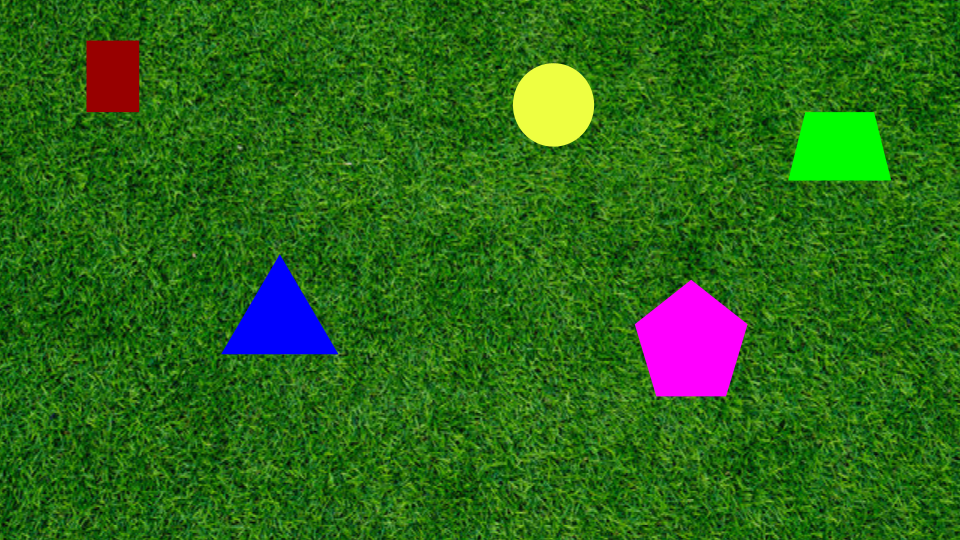
#> input picture PennAir 2024 App Static.png, 960 x 540 px
$ python detect_shapes.py
#> lines starting #> are read from the running program, lines starting #| are printed output that depends on the picture; after the words box and inside, x2 and y2 are one past the last pixel; in counts of white or black regions, pixels touching at a corner belong together
"""
Detect solid shapes on a grassy background and mark their centers.

Approach
--------
color thresholding is a trap here: one of the shapes is bright green, the same
hue as the grass. What actually separates figure from ground is *texture* --
grass is high-frequency noise, the shapes are perfectly flat fills. So we
segment on local standard deviation of intensity: smooth pixels are shapes.

    std(x,y) = sqrt( E[I^2] - E[I]^2 )   over a local window

Usage:  python detect_shapes.py [image] [-o out.png] [--debug]
"""

import argparse
import cv2
import numpy as np


def auto_params(frame_shape):
    """Scale the window sizes with resolution.

    Every constant here was tuned on a 960x540 image. Grass blades in a 1080p
    frame are twice as wide in pixels, so the windows that measure them have to
    grow too, otherwise the variance window can fit *inside* a single blade and
    read it as flat. Scaling by frame width keeps the algorithm resolution
    independent; at 960 wide it reproduces the original constants exactly.
    """
    scale = frame_shape[1] / 960.0
    odd = lambda v: max(3, int(round(v)) | 1)          # kernels must be odd
    return {"win": odd(11 * scale),
            "ksize": odd(9 * scale),
            "rksize": odd(5 * scale),
            "pad": int(round(25 * scale)),
            "min_area": int(round(500 * scale * scale))}   # area scales as length^2


def smoothness_mask(bgr, win=None, blur=5, ksize=None, work_width=960):
    """Binary mask of locally-flat (low texture) regions.

    Stage 1 only has to *locate* the shapes -- Stage 2 supplies the precision --
    so it runs on a downscaled copy. On 1080p that is 4x fewer pixels through the
    expensive morphology, and it puts the frame back at the width every constant
    here was tuned for. The threshold is relative to the median, so it
    self-calibrates to the lower contrast that downsampling produces.
    """
    full_h, full_w = bgr.shape[:2]
    scale = work_width / full_w if full_w > work_width else 1.0
    if scale < 1.0:
        bgr = cv2.resize(bgr, None, fx=scale, fy=scale, interpolation=cv2.INTER_AREA)

    p = auto_params(bgr.shape)
    win = p["win"] if win is None else win
    ksize = p["ksize"] if ksize is None else ksize

    gray = cv2.cvtColor(bgr, cv2.COLOR_BGR2GRAY).astype(np.float32)
    gray = cv2.GaussianBlur(gray, (blur, blur), 0)      # kill sensor noise, keep grass texture

    mean = cv2.boxFilter(gray, -1, (win, win))
    mean_sq = cv2.boxFilter(gray * gray, -1, (win, win))
    std = cv2.sqrt(cv2.max(mean_sq - mean * mean, 0))

    # The flat shapes cover only a few percent of the frame, so Otsu would just
    # split the grass distribution in half. Instead scale the cut to the
    # background's own roughness: solid fills sit near zero, grass near median.
    thresh = float(np.clip(0.35 * np.median(std), 2.0, 20.0))
    mask = (std < thresh).astype(np.uint8) * 255

    # Close pinholes, then open to drop stray flat specks between grass blades.
    k = cv2.getStructuringElement(cv2.MORPH_ELLIPSE, (ksize, ksize))
    mask = cv2.morphologyEx(mask, cv2.MORPH_CLOSE, k, iterations=2)
    mask = cv2.morphologyEx(mask, cv2.MORPH_OPEN, k, iterations=3)

    std_u8 = np.clip(std, 0, 40) * (255.0 / 40.0)
    if scale < 1.0:      # back to full resolution; Stage 2 sharpens the edges anyway
        mask = cv2.resize(mask, (full_w, full_h), interpolation=cv2.INTER_NEAREST)
        std_u8 = cv2.resize(std_u8, (full_w, full_h), interpolation=cv2.INTER_NEAREST)
    return mask, std_u8.astype(np.uint8)


def classify(contour):
    """Name the shape from its polygon approximation and circularity."""
    peri = cv2.arcLength(contour, True)
    area = cv2.contourArea(contour)
    circularity = 4 * np.pi * area / (peri * peri + 1e-9)   # 1.0 for a perfect circle

    # A single approxPolyDP tolerance is brittle: too tight and contour noise
    # invents vertices, too loose and real corners merge. Sweep the tolerance
    # instead and let the vertex counts vote.
    counts = {}
    for eps in np.arange(0.010, 0.055, 0.0025):
        approx = cv2.approxPolyDP(contour, eps * peri, True)
        counts.setdefault(len(approx), []).append(approx)
    total = sum(len(v) for v in counts.values())
    n, approxes = max(counts.items(), key=lambda kv: (len(kv[1]), -kv[0]))
    approx = approxes[len(approxes) // 2]
    consensus = len(approxes) / total

    # A true polygon holds one vertex count across the whole sweep; a circle has
    # no natural count, so its votes scatter. That disagreement is a sharper
    # circle test than circularity alone, whose margin over a regular pentagon
    # (0.865 ideal) or hexagon (0.907) is uncomfortably thin.
    if circularity > 0.90 or (consensus < 0.7 and circularity > 0.80):
        return "circle", approx

    if n == 3:
        return "triangle", approx
    if n == 4:
        # Tell a square/rect from a trapezoid by comparing opposite side pairs.
        p = approx.reshape(4, 2).astype(np.float32)
        sides = [np.linalg.norm(p[i] - p[(i + 1) % 4]) for i in range(4)]
        skew = max(abs(sides[0] - sides[2]) / max(sides[0], sides[2]),
                   abs(sides[1] - sides[3]) / max(sides[1], sides[3]))
        return ("rectangle" if skew < 0.1 else "trapezoid"), approx
    return ({5: "pentagon", 6: "hexagon"}.get(n, f"{n}-gon")), approx


def dominant_colors(roi, seed_mask, max_k=3, min_sep=60.0, min_frac=0.05,
                    max_samples=4000):
    """The distinct fill colors inside one blob -- usually one, more if shapes overlap.

    When two shapes overlap they merge into a single smooth blob, and the seed
    contour describes both at once. But each shape is a different flat color, so
    the blob's pixels form well-separated clusters in BGR space. k-means finds
    them; two guards decide whether a split is real:

      * min_sep  -- the cluster centers must be genuinely different colors, not
                    two halves of one shape's noise. A real merge measures >250
                    apart; splitting a single shape measures <5.
      * min_frac -- every cluster must hold a worthwhile share of the blob, which
                    rejects a handful of anti-aliased edge pixels posing as a
                    third shape.

    Raising k only pays if *both* hold, so a lone shape returns its single color.
    """
    px = roi[seed_mask > 0].astype(np.float32)
    if len(px) < 10:
        return [cv2.mean(roi, mask=seed_mask)[:3]]

    # Clustering needs the color distribution, not every pixel of it. A few
    # thousand samples locate the centres just as well for a fraction of the cost.
    if len(px) > max_samples:
        px = px[np.random.default_rng(0).choice(len(px), max_samples, replace=False)]

    # Most blobs are a single shape. If the spread is far too small to hold two
    # colors min_sep apart, say so without paying for k-means at all.
    if px.std(axis=0).max() * 4 < min_sep:
        return [tuple(map(float, px.mean(axis=0)))]

    crit = (cv2.TERM_CRITERIA_EPS + cv2.TERM_CRITERIA_MAX_ITER, 20, 1.0)
    best = [px.mean(axis=0)]
    for k in range(2, max_k + 1):
        _, labels, centers = cv2.kmeans(px, k, None, crit, 3, cv2.KMEANS_PP_CENTERS)
        counts = np.bincount(labels.ravel(), minlength=k)
        sep = min(np.linalg.norm(centers[i] - centers[j])
                  for i in range(k) for j in range(i + 1, k))
        if sep < min_sep or counts.min() < min_frac * len(px):
            break                          # this k is not justified; keep the last
        best = list(centers)
    return [tuple(map(float, c)) for c in best]


def refine_blob(bgr, seed_contour, min_area, tol=40, pad=None):
    """Turn one texture seed into one exact contour per shape it contains.

    Two jobs at once. The seed is inset -- the variance window straddles each
    edge -- and its corners are rounded by the morphology, so the outline needs
    sharpening against the original pixels. And if the seed merged several
    overlapping shapes, it needs splitting. The flat fill colors answer both.

    Returns a (contour, fill_color) pair per shape. The color is free here and
    is what lets a tracker keep hold of a shape's identity across frames.
    """
    h, w = bgr.shape[:2]
    pad = auto_params(bgr.shape)["pad"] if pad is None else pad
    x, y, bw, bh = cv2.boundingRect(seed_contour)
    x0, y0 = max(x - pad, 0), max(y - pad, 0)
    x1, y1 = min(x + bw + pad, w), min(y + bh + pad, h)
    roi = bgr[y0:y1, x0:x1]

    seed = np.zeros(roi.shape[:2], np.uint8)
    cv2.drawContours(seed, [seed_contour - (x0, y0)], -1, 255, cv2.FILLED)

    # A fill color close to the background (the olive trapezoid sits only ~70
    # from grass, where the others sit 180-260) lets scattered grass pixels pass
    # the color test, fraying the outline into false vertices. They arrive as
    # speckle and hair, so an opening removes them; the closing then reseals the
    # shape. Costs ~6% of area -- which was the fringe, not the shape.
    rk = cv2.getStructuringElement(cv2.MORPH_ELLIPSE, (auto_params(bgr.shape)["rksize"],) * 2)
    out = []
    for fill in dominant_colors(roi, seed):
        d2 = ((roi.astype(np.float32) - np.float32(fill)) ** 2).sum(axis=2)
        m = (d2 < tol * tol).astype(np.uint8) * 255
        m = cv2.morphologyEx(m, cv2.MORPH_OPEN, rk)
        m = cv2.morphologyEx(m, cv2.MORPH_CLOSE, rk)

        cnts, _ = cv2.findContours(m, cv2.RETR_EXTERNAL, cv2.CHAIN_APPROX_SIMPLE)
        keep = []
        for c in cnts:
            if cv2.contourArea(c) < min_area:
                continue
            # Keep only what overlaps the seed, so a same-colored shape that
            # happens to sit in the same crop is not absorbed into this one.
            probe = np.zeros_like(seed)
            cv2.drawContours(probe, [c], -1, 255, cv2.FILLED)
            if cv2.countNonZero(cv2.bitwise_and(probe, seed)) > 0:
                keep.append(c)

        # An occluder lying across the middle of a shape cuts its visible area
        # into two pieces. They are one shape -- same seed, same fill color --
        # so rejoin them rather than reporting two. The gap they span has to be
        # small relative to the pieces themselves; genuinely separate shapes of
        # the same color would sit much further apart.
        while len(keep) > 1:
            merged = False
            for a in range(len(keep)):
                for b in range(a + 1, len(keep)):
                    span = max(cv2.boundingRect(np.vstack([keep[a], keep[b]]))[2:])
                    reach = max(max(cv2.boundingRect(keep[a])[2:]),
                                max(cv2.boundingRect(keep[b])[2:]))
                    if span <= 1.6 * reach:
                        keep[a] = cv2.convexHull(np.vstack([keep[a], keep[b]]))
                        keep.pop(b)
                        merged = True
                        break
                if merged:
                    break
            if not merged:
                break

        out.extend((c + (x0, y0), fill) for c in keep)

    if not out:
        # Refinement found nothing; trust the seed and measure its color directly.
        return [(seed_contour, cv2.mean(roi, mask=seed)[:3])]
    return out


def detect(bgr, min_area=None):
    """Detect every shape in one frame. Pure function of that frame alone."""
    min_area = auto_params(bgr.shape)["min_area"] if min_area is None else min_area
    mask, std_u8 = smoothness_mask(bgr)
    contours, _ = cv2.findContours(mask, cv2.RETR_EXTERNAL, cv2.CHAIN_APPROX_SIMPLE)

    h, w = mask.shape
    results = []
    for seed in contours:
        if cv2.contourArea(seed) < min_area:
            continue
        # Drop anything spanning the whole frame -- the signature of a failed
        # segmentation, which should read as zero shapes rather than one absurd one.
        x, y, bw, bh = cv2.boundingRect(seed)
        if bw >= 0.98 * w and bh >= 0.98 * h:
            continue

        for c, fill in refine_blob(bgr, seed, min_area):
            area = cv2.contourArea(c)      # measure the refined outline, not the seed
            m = cv2.moments(c)
            if m["m00"] == 0:
                continue
            cx, cy = int(round(m["m10"] / m["m00"])), int(round(m["m01"] / m["m00"]))

            # A shape running off the edge is only partly visible, so its centroid
            # and vertex count describe the visible piece, not the whole shape.
            bx, by, bbw, bbh = cv2.boundingRect(c)
            edge = 2
            partial = bx <= edge or by <= edge or bx + bbw >= w - edge or by + bbh >= h - edge

            # Solidity -- area over convex-hull area -- is ~1 for these shapes,
            # which are all convex. A bite out of the outline means something is
            # in front of it.
            hull = cv2.convexHull(c)
            solidity = area / max(cv2.contourArea(hull), 1.0)
            occluded = solidity < 0.97 and not partial
            if occluded:
                # The visible centroid is dragged away from the hidden side. The
                # hull spans the bite and pulls it back -- valid because the shape
                # is convex. (It cannot restore a corner that is fully covered;
                # the tracker's motion model handles that case.)
                mh = cv2.moments(hull)
                if mh["m00"]:
                    cx, cy = int(round(mh["m10"] / mh["m00"])), int(round(mh["m01"] / mh["m00"]))

            name, approx = classify(c)
            results.append({"contour": c, "approx": approx, "shape": name,
                            "center": (cx, cy), "area": area, "partial": partial,
                            "solidity": solidity, "occluded": occluded,
                            "color": tuple(map(float, fill))})

    results.sort(key=lambda r: -r["area"])
    return results, mask, std_u8


def annotate(bgr, results):
    out = bgr.copy()
    h, w = out.shape[:2]
    for r in results:
        cx, cy = r["center"]
        cv2.drawContours(out, [r["contour"]], -1, (0, 255, 255), 2)
        cv2.drawMarker(out, (cx, cy), (0, 0, 255), cv2.MARKER_CROSS, 20, 2)
        cv2.circle(out, (cx, cy), 4, (0, 0, 255), -1)

        # Park the label just outside the shape so it never hides the centre.
        label = f'{r["shape"]} ({cx}, {cy})'
        (tw, th), _ = cv2.getTextSize(label, cv2.FONT_HERSHEY_SIMPLEX, 0.55, 1)
        bx, by, bw, bh = cv2.boundingRect(r["contour"])
        ty = by - 8 if by - th - 12 >= 0 else by + bh + th + 10
        tx = int(np.clip(bx + bw // 2 - tw // 2, 2, w - tw - 2))
        ty = int(np.clip(ty, th + 6, h - 4))

        cv2.rectangle(out, (tx - 4, ty - th - 5), (tx + tw + 4, ty + 4), (0, 0, 0), -1)
        cv2.putText(out, label, (tx, ty), cv2.FONT_HERSHEY_SIMPLEX,
                    0.55, (255, 255, 255), 1, cv2.LINE_AA)
    return out


def main():
    ap = argparse.ArgumentParser()
    ap.add_argument("image", nargs="?", default="PennAir 2024 App Static.png")
    ap.add_argument("-o", "--output", default="output_static.png")
    ap.add_argument("--debug", action="store_true", help="also write mask/std images")
    args = ap.parse_args()

    bgr = cv2.imread(args.image)
#> bgr is the input picture: shape (540, 960, 3); mean B, G, R 24.5, 104.6, 44
    if bgr is None:
        raise SystemExit(f"could not read {args.image}")

    results, mask, std_u8 = detect(bgr)
#> in smoothness_mask, `mean_sq = cv2.boxFilter(gray * gray, -1, (win, win))`:
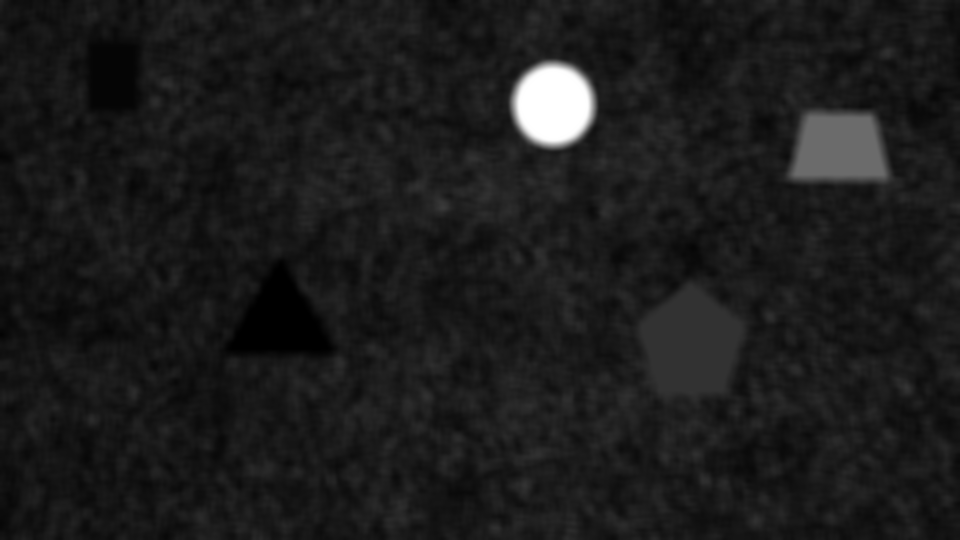
#> mean_sq: shape (540, 960) float32; min 840.9, max 51984, mean 6552.4; drawn with min black and max white
#> in smoothness_mask, `std = cv2.sqrt(cv2.max(mean_sq - mean * mean, 0))`:
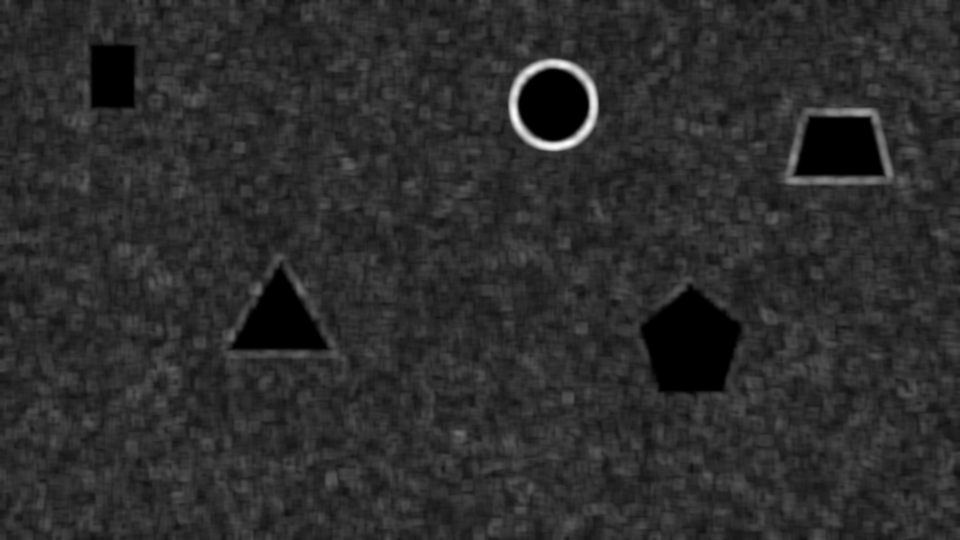
#> std: shape (540, 960) float32; min 0, max 73.78, mean 13.1; drawn with min black and max white
#> in smoothness_mask, `thresh = float(np.clip(0.35 * np.median(std), 2.0, 20.0))`: thresh = 4.55
#> in smoothness_mask, `mask = (std < thresh).astype(np.uint8) * 255`:
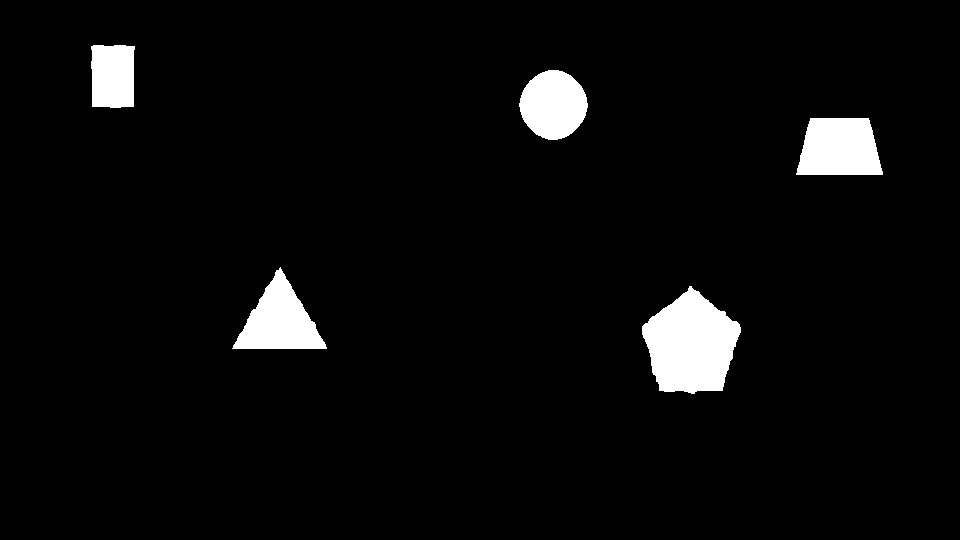
#> mask: shape (540, 960); 4.2% white; 5 white regions, box (x1, y1, x2, y2) and area: (642, 286, 741, 394) 7263, (796, 118, 883, 175) 4179, (232, 267, 327, 349) 4029, (519, 70, 588, 140) 3628, (91, 45, 135, 108) 2612
#> in smoothness_mask, `mask = cv2.morphologyEx(mask, cv2.MORPH_CLOSE, k, iterations=2)`: mask: shape (540, 960); 4.2% white; 5 white regions, box (x1, y1, x2, y2) and area: (642, 286, 741, 394) 7295, (796, 118, 883, 175) 4179, (232, 267, 327, 349) 4038, (519, 70, 588, 140) 3628, (91, 45, 135, 108) 2612
#> in smoothness_mask, `mask = cv2.morphologyEx(mask, cv2.MORPH_OPEN, k, iterations=3)`: mask: shape (540, 960); 4% white; 5 white regions
#> in smoothness_mask, `std_u8 = np.clip(std, 0, 40) * (255.0 / 40.0)`:
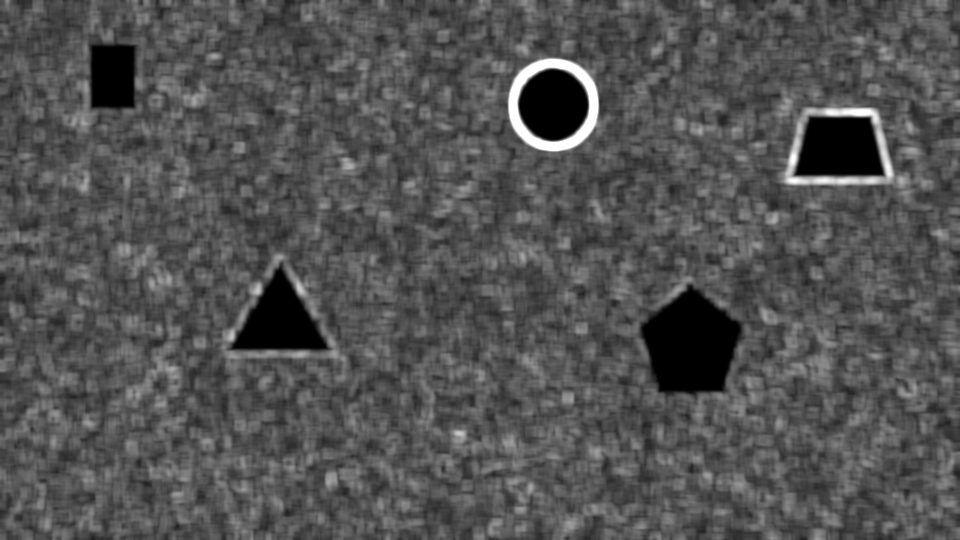
#> std_u8: shape (540, 960) float32; min 0, max 255, mean 83.1
#> in detect, `contours, _ = cv2.findContours(mask, cv2.RETR_EXTERNAL, cv2.CHAIN_APPR..`: contours = 5 contours; box (x1, y1, x2, y2) and area: (643, 291, 740, 394) 7027, (800, 118, 879, 175) 3873, (241, 279, 319, 349) 3564, (520, 70, 587, 140) 3504, (91, 45, 134, 108) 2360
#> the loop in detect, `for seed in contours:` made 5 passes
#> pass 1, in refine_blob, `roi = bgr[y0:y1, x0:x1]`:
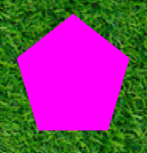
#> roi: shape (153, 147, 3); mean B, G, R 114, 64.5, 127.5
#> pass 3, in refine_blob (call 3), `roi = bgr[y0:y1, x0:x1]`:
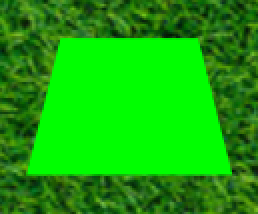
#> roi: shape (107, 129, 3) (shown 2 times larger); mean B, G, R 9.5, 169.7, 22.1
#> after the loop in detect, `for seed in contours:`: results = 5 items
#> results = 5 items
    out = annotate(bgr, results)
#> the loop in annotate, `for r in results:` made 5 passes
#> (cx, cy, tw, bx, by, bw, bh, ty) on passes 1 to 5: (691, 344, 185, 636, 281, 111, 115, 273), (839, 148, 185, 789, 112, 101, 68, 104), (279, 320, 169, 224, 258, 112, 96, 250), (553, 104, 151, 513, 64, 81, 82, 56), (112, 76, 174, 87, 41, 52, 71, 33)
#> after the loop in annotate, `for r in results:`:
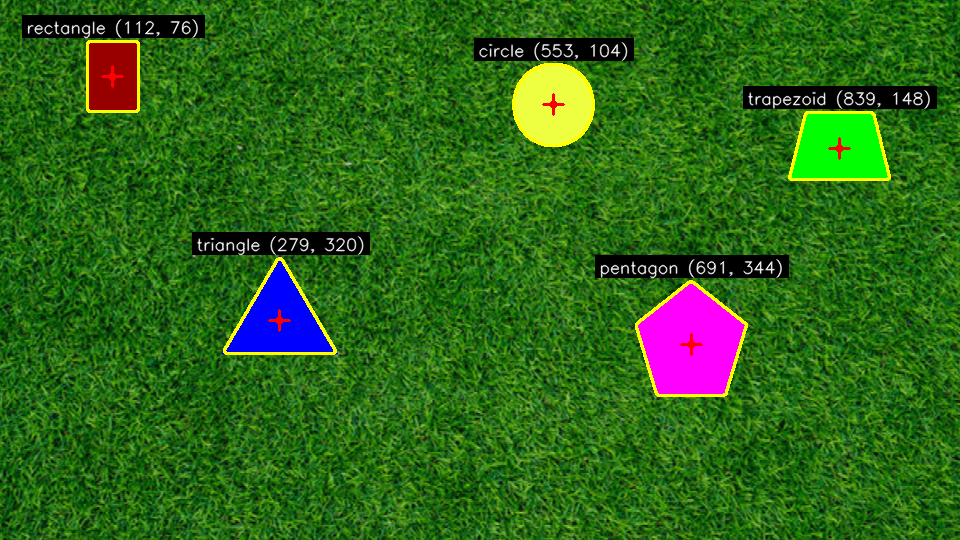
#> out: shape (540, 960, 3); 5.11% of pixels changed, all inside (x1, y1, x2, y2) = (22, 15, 937, 397)
    cv2.imwrite(args.output, out)

    print(f"{len(results)} shapes detected in {args.image}")
#| 5 shapes detected in PennAir 2024 App Static.png
    for i, r in enumerate(results, 1):
        print(f"  {i}. {r['shape']:<10} center=({r['center'][0]:4d}, {r['center'][1]:4d})"
              f"  area={r['area']:.0f} px")
#> this loop made 5 passes
#|   1. pentagon   center=( 691,  344)  area=8791 px
#|   2. trapezoid  center=( 839,  148)  area=5641 px
#|   3. triangle   center=( 279,  320)  area=5595 px
#|   4. circle     center=( 553,  104)  area=5122 px
#|   5. rectangle  center=( 112,   76)  area=3564 px
    print(f"wrote {args.output}")

    if args.debug:
        cv2.imwrite("debug_texture.png", std_u8)
        cv2.imwrite("debug_mask.png", mask)
        print("wrote debug_texture.png, debug_mask.png")


if __name__ == "__main__":
    main()
